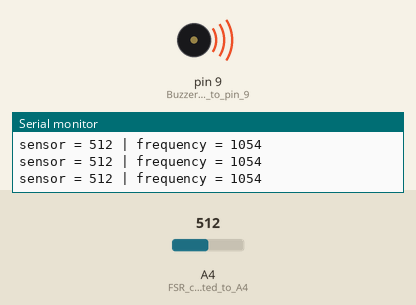
A sketch run on a simulated Arduino Uno, built with avr-gcc and run on an emulated ATmega328P. On the bench: buzzer (waves = sounding), the last lines printed to the serial monitor. Inputs (shaded band) come from the test bench; at power-on: A4 (FSR_connected_to_A4) = 512.

Above: at 1.2 s.
1.3 s: A4 (FSR_connected_to_A4) set to 54
At 2.3 s:
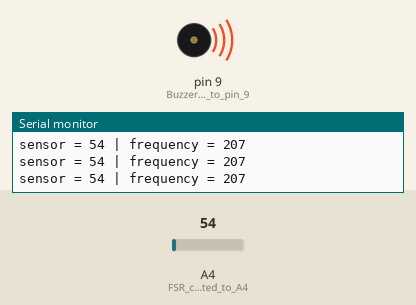
2.8 s: A4 (FSR_connected_to_A4) set to 46
At 4.0 s:
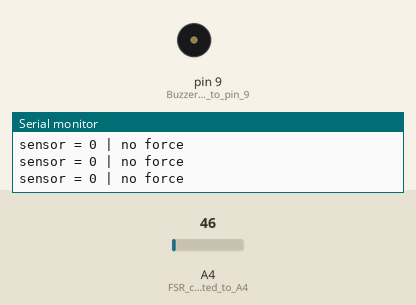
4.3 s: A4 (FSR_connected_to_A4) set to 122
At 5.3 s:
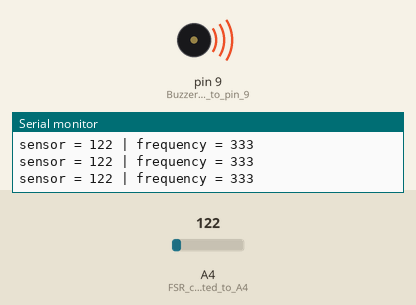
5.8 s: A4 (FSR_connected_to_A4) set to 40
At 6.9 s:
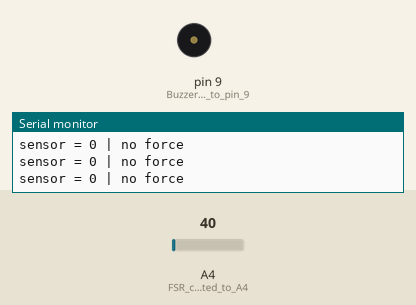
Timing chart, 0 to 8.3 s (numbered marks = the images above; inputs shaded):
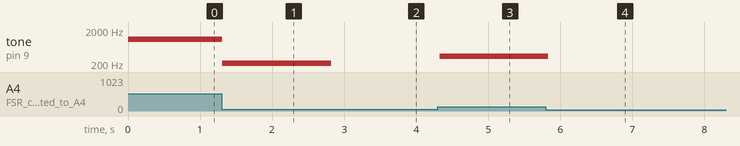

Measured:
- the behaviour switches between 51 and 50 on A4 (FSR_connected_to_A4) (found by bisection; images 1 and 2)
- after the input at 1.3 s, tone on pin 9 (Buzzer_connected_to_pin_9): 1054 Hz → 207 Hz at once
- after the input at 2.8 s, tone on pin 9 (Buzzer_connected_to_pin_9): 207 Hz → silent at once
- after the input at 4.3 s, tone on pin 9 (Buzzer_connected_to_pin_9): silent → 333 Hz at once
- after the input at 5.8 s, tone on pin 9 (Buzzer_connected_to_pin_9): 333 Hz → silent at once

The sketch:

force_with_sound.ino
```cpp
int sensor = 0;

void setup() {
  pinMode(A4, INPUT);   // FSR connected to A4
  pinMode(9, OUTPUT);   // Buzzer connected to pin 9
  Serial.begin(9600);   // Start Serial Monitor
}

void loop() {
  sensor = analogRead(A4);  // Read sensor value

  if (sensor > 50) {  // Small threshold to ignore noise
    int frequency = map(sensor, 50, 1023, 200, 2000);  // Map pressure to tone
    tone(9, frequency);
    Serial.print("sensor = ");
    Serial.print(sensor);
    Serial.print(" | frequency = ");
    Serial.println(frequency);
  } else {
    noTone(9);  // No sound if no force
    Serial.println("sensor = 0 | no force");
  }

  delay(100);
}
```
